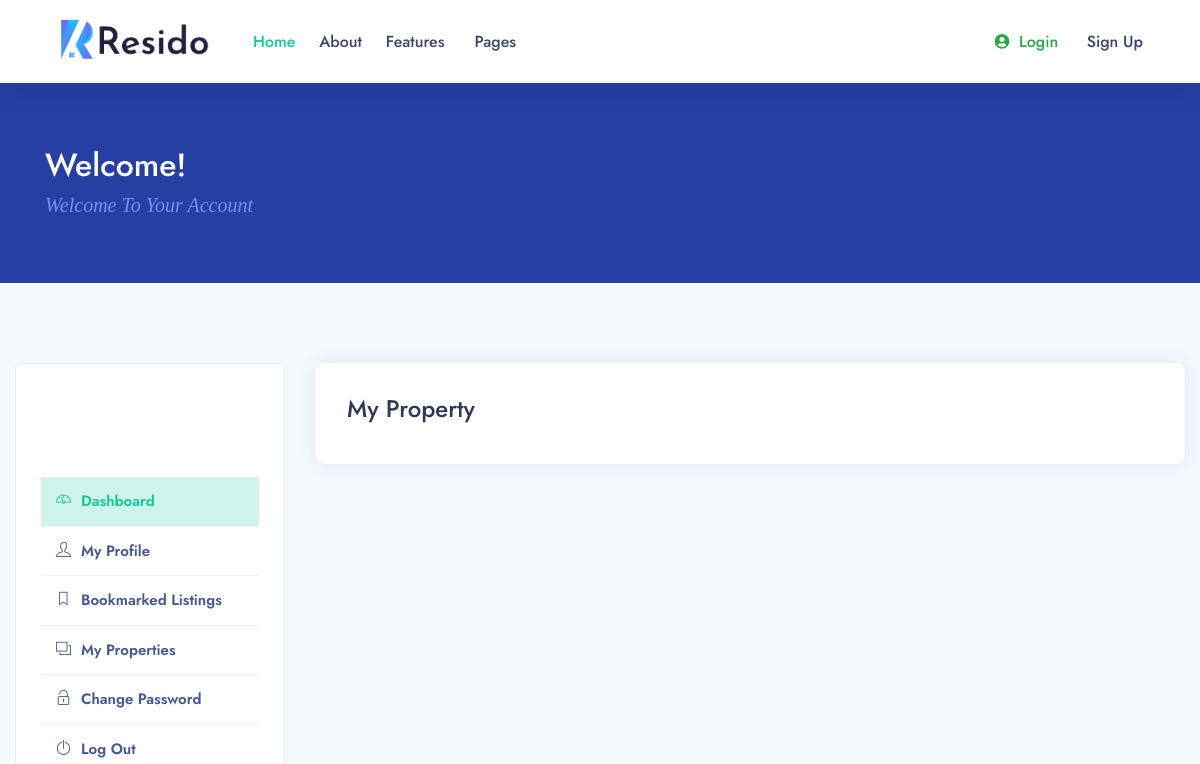
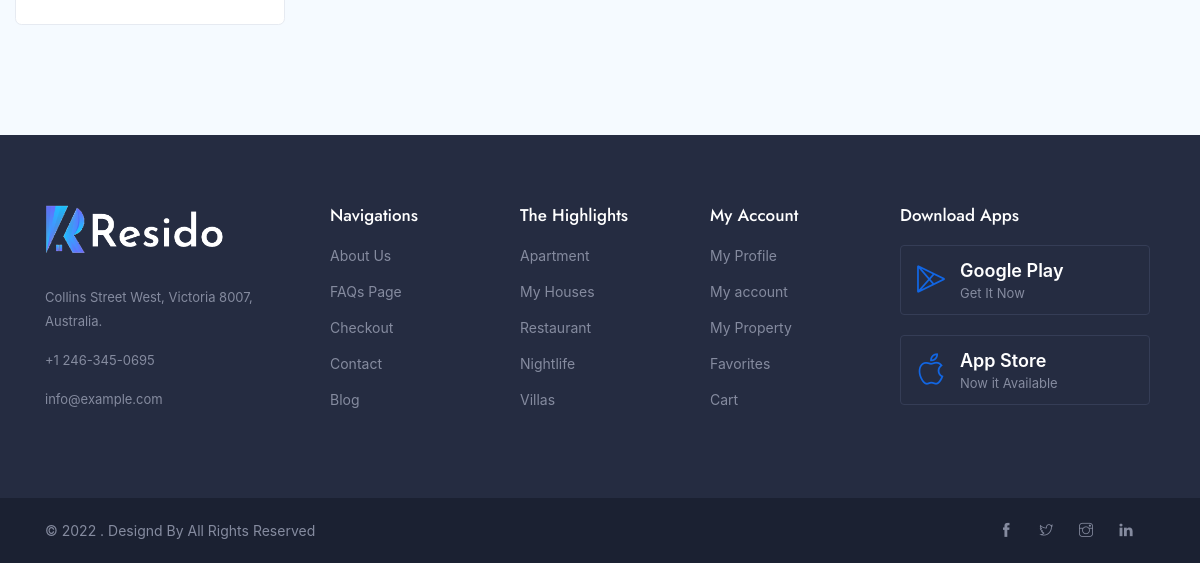
Before: /myproperty/ with the older database file (2 pictures, top to bottom).
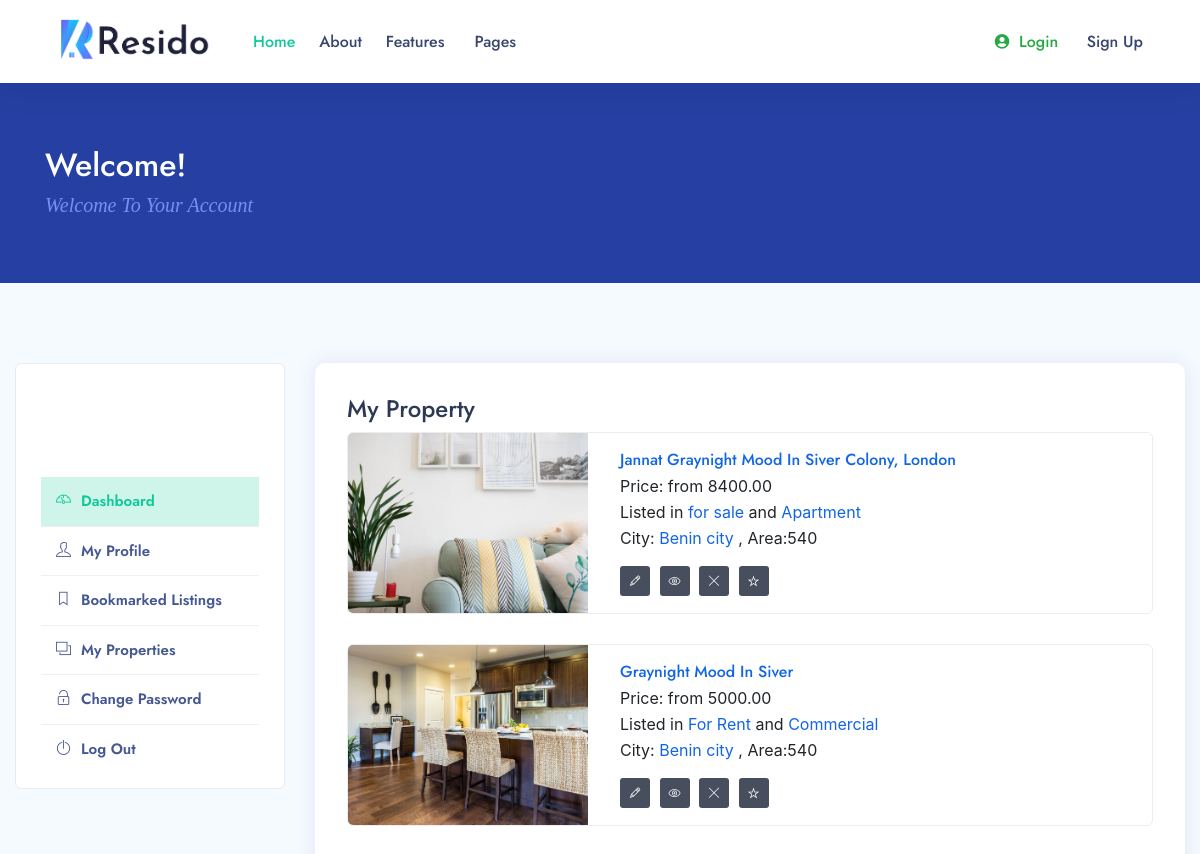
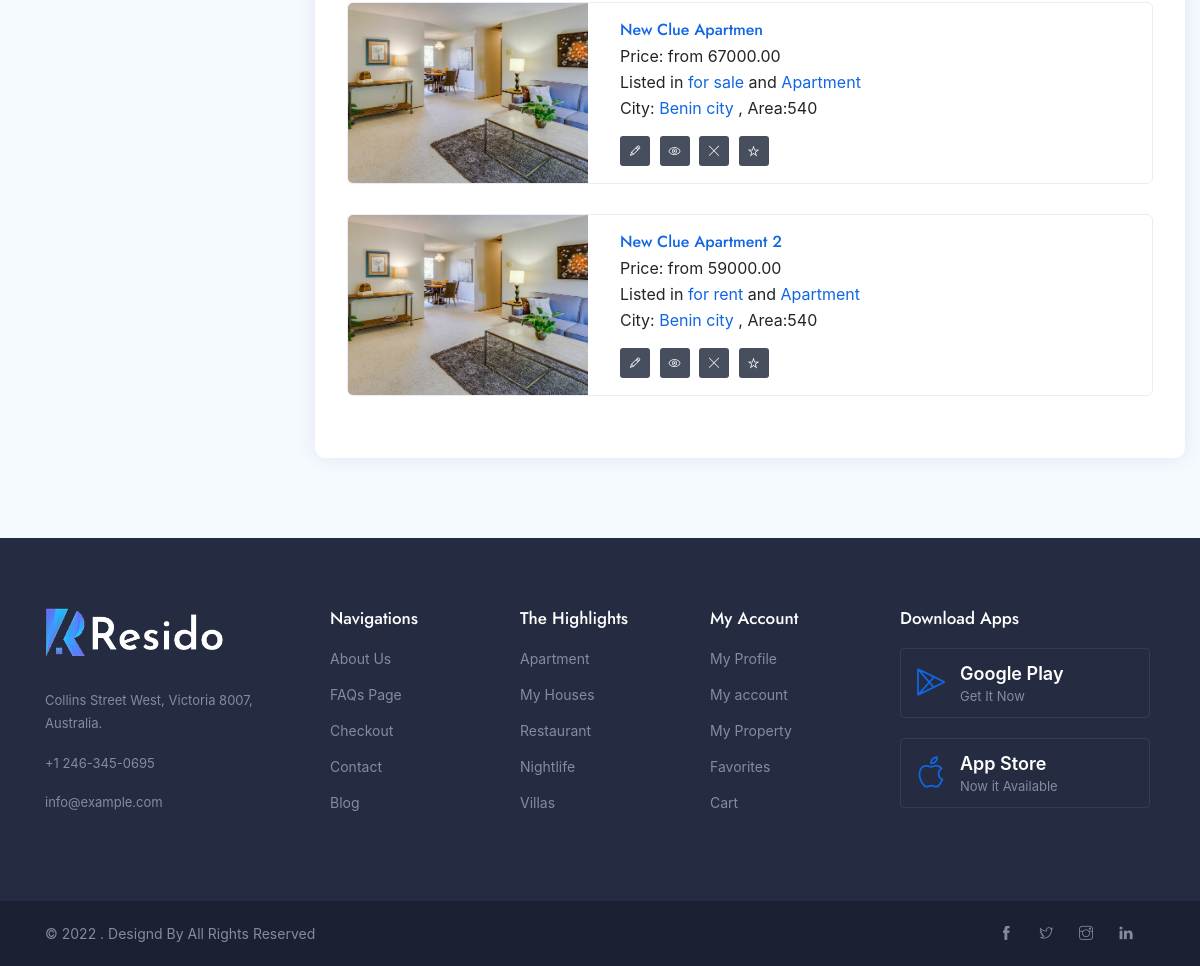
After: the same page with the newer database file (2 pictures, top to bottom).
### real/models.py (models this page shows, shortened)
class Listing(models.Model):
    user = models.ForeignKey(CustomUser, on_delete=models.CASCADE)
    title = models.CharField(max_length=225)
    status = models.CharField(max_length=225)
    property_type = models.CharField(max_length=225)
    price = models.DecimalField(max_digits=10 ,decimal_places=2)
    area = models.CharField(max_length=225)
    bedrooms = models.CharField(max_length=225)
    bathrooms = models.CharField(max_length=225)
    address = models.CharField(max_length=225)
    city = models.CharField(max_length=100)
    state = models.CharField(max_length=100)
    zipcode = models.CharField(max_length=100)
    description = models.TextField()
    building_Age = models.CharField(max_length=225 ,blank=True, null=True)
    garage = models.CharField(default=0,max_length=225 ,blank=True, null=True)
    Rooms = models.CharField(max_length=225 ,blank=True, null=True)
    sqft = models.CharField(max_length=225)
    image = models.FileField()
    photo_1 = models.ImageField(upload_to='images/photos', blank=True, null=True)
    photo_2 = models.ImageField(upload_to='images/photos', blank=True, null=True)
    photo_3 = models.ImageField(upload_to='images/photos', blank=True, null=True)
    photo_4 = models.ImageField(upload_to='images/photos', blank=True, null=True)
    photo_5 = models.ImageField(upload_to='images/photos', blank=True, null=True)
    contact_name = models.CharField(max_length=100)
    contact_email = models.CharField(max_length=225)
    contact_phone = models.CharField(max_length=100, blank=True , null=True, unique=True)
    list_date = models.DateTimeField(default=datetime.now, blank=True)
    is_published = models.BooleanField(default=True)
    slug = models.SlugField(default='', null=True, blank=True)

### acc_user/views.py (the view)
# urls.py: path('myproperty/',mypropertyView, name="my_property"),
def mypropertyView(request):
    mylist = Listing.objects.all()
    content = {'list':mylist}
    return render(request, 'account/my-property.html', content)

### template/account/my-property.html (shortened to what this page needs)
{%  extends 'include/base.html' %}
{%  load static %}
{%  block body %}
			<div class="page-title">
				<div class="container">
					<div class="row">
						<div class="col-lg-12 col-md-12">
							<h2 class="ipt-title">Welcome!</h2>
							<span class="ipn-subtitle">Welcome To Your Account</span>
						</div>
					</div>
				</div>
			</div>
			<section class="bg-light">
				<div class="container-fluid">
					<div class="row">
						<div class="col-lg-3 col-md-12">
								{%  include 'account/sidernav.html' %}
						</div>
						<div class="col-lg-9 col-md-12">
							<div class="dashboard-wraper">
								<div class="form-submit">
									<h4>My Property</h4>
								</div>
								<div class="row">
									{%  if user.id == i.user.id %}
									{% for i in list %}
									<div class="col-md-12 col-sm-12 col-md-12">
										<div class="singles-dashboard-list">
											<div class="sd-list-left">
												<img src="{{  i.image.url }}" class="img-fluid" alt="" />
											</div>
											<div class="sd-list-right">
												<h4 class="listing_dashboard_title">
													<a href="#" class="theme-cl">{{  i.title  }}</a></h4>
												<div class="user_dashboard_listed">
													Price: from {{ i.price }}
												</div>
												<div class="user_dashboard_listed">
													Listed in <a href="javascript:void(0);" class="theme-cl">{{  i.status }}</a> and <a href="javascript:void(0);" class="theme-cl">{{ i.property_type }}</a>
												</div>
												<div class="user_dashboard_listed">
													City: <a href="javascript:void(0);" class="theme-cl">{{ i.city }}</a> , Area:{{ i.area }}
												</div>
												<div class="action">
													<a href="{% url 'index:edit' i.pk %}" data-bs-toggle="tooltip" data-bs-placement="top" title="Edit"><i class="ti-pencil"></i></a>
													<a href="#" data-bs-toggle="tooltip" data-bs-placement="top" title="202 User View"><i class="ti-eye"></i></a>
													<a href="#" data-bs-toggle="tooltip" data-bs-placement="top" title="Delete Property" class="delete"><i class="ti-close"></i></a>
													<a href="#" data-bs-toggle="tooltip" data-bs-placement="top" title="Make Featured" class="delete"><i class="ti-star"></i></a>
												</div>
											</div>
										</div>
									</div>
									{%  endfor %}
									{%  endif %}
								</div>
							</div>
						</div>
					</div>
				</div>
			</section>
	{% endblock %}

Changed rows visible on the page:
added Listing: image (picture), title "Jannat Graynight Mood In Siver Colony, London", price "8400.00", status "for sale", property_type "Apartment", city "Benin city", area "540"
added Listing: image (picture), title "Graynight Mood In Siver", price "5000.00", status "For Rent", property_type "Commercial", city "Benin city", area "540"
added Listing: image (picture), title "New Clue Apartmen", price "67000.00", status "for sale", property_type "Apartment", city "Benin city", area "540"
added Listing: image (picture), title "New Clue Apartment 2", price "59000.00", status "for rent", property_type "Apartment", city "Benin city", area "540"
